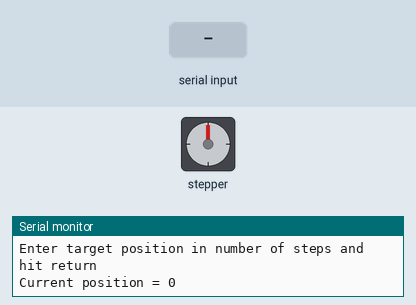
Recording of a sketch running on a simulated Arduino Uno, built with avr-gcc and run on an emulated ATmega328P. On the bench: stepper motor, the last lines printed to the serial monitor. Wiring (inferred from the names in the program): stepper motor driver (200 steps per turn assumed): step pin 13; direction pin 9. The test bench sets the inputs (shaded band).

Above: at 1.2 s.
1.3 s: "90,45\n" received over Serial
At 7.12 s:
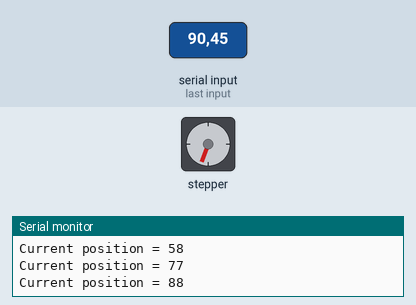
7.3 s: "30,150\n" received over Serial
At 12.7 s:
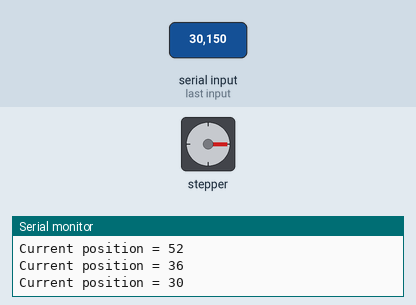
13.3 s: "0\n" received over Serial
At 17.0 s:
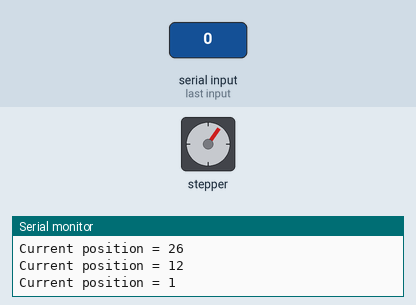
Timing chart, 0 to 18.5 s (numbered marks = the images above; inputs shaded):
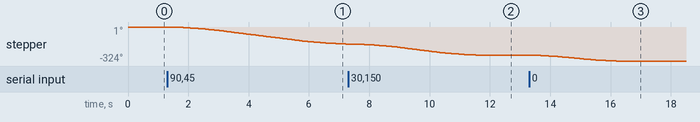

The sketch:

LeibRampStepper.ino
```cpp
/* Stepper motor demonstration program written by Arthur Jones,
   4 November 2018.  Implements a simplistic and ineffective ramping
   algorithm but provides framework for implementation of LeibRamp
   algorithm described by Aryeh Eiderman, http://hwml.com/LeibRamp.pdf

   Makes use of background work and some aspects of code developed
   by Choaran Wang, 2017-18. This in turn incorporates some ideas
   used in the AccelStepper library:
   https://www.airspayce.com/mikem/arduino/AccelStepper/

   Serial input aspects are based closely upon:
   http://forum.arduino.cc/index.php?topic=396450
   Example 4 - Receive a number as text and convert it to an int
   Modified to read a long */

// #define USEINTERRUPTS
const int stepPin = 13;
const int dirPin = 9;
const bool FWDS = true;
const bool BWDS = false;
#ifdef USEINTERRUPTS
const long ticksPerSec = 16000000; // Clock speed of Arduino
#else
const long ticksPerSec = 1000000; // microseconds in this case
#endif


/* Define permissible parameters for motor */
// For testing by watching LED: try movements in order of 100 steps
float accelSteps=20; /* leave this as a variable as we may over-write it */
const float minSpeed = 2.0;
const float maxPermissSpeed = 20.0;
const float maxAccel = 10.0;
const long stepLengthMus = 10000;

// For lab testing with real motor: try movements in the order of 3000 steps
 // float accelSteps=1000; /* leave this as a variable as we may over-write it */
 // const float minSpeed=10.0;
 // const float maxPermissSpeed=1000.0;
 // const float maxAccel=500.0;
 // const long stepLengthMus=100;

/* Intervals in milliseconds for user-defined timed loops */
const long printInterval = 1000;

/* Global variables used for loop timing */
unsigned long prevMillisPrint = 0;        /* stores last time values were printed */

/* Global variables used in serial input */
enum {numChars = 32};
char receivedChars[numChars];    /* an array to store the received data */
long dataNumber = 0;             /* Value read from serial monitor input */
boolean newData = false;

/* Global variables relating to stepper motor position counting etc. */
long stepsToGo;             /* Number of steps left to make in present movement */
long targetPosition;        /* Intended destination of motor for given movement */
volatile long currentPosition = 0;   /* Position in steps of motor relative to startup position */
double maxSpeed;            /* Maximum speed in present movement (not nec. max permitted) */
bool direction;             /* Direction of present movement: FWDS or BWDS */

volatile float p;   /* Step interval in clock ticks or microseconds */
float p1, ps;       /* Minimum and maximum step periods */
double deltaP;      /* You'll be able to get rid of this later */
double R;           /* Multiplying constant used in Eiderman's algorithm */

/* Global variable used for noting previous time of a step in timed loop */
long prevStepTime;

void setup()
{
  long stepsToGo = 0;
  currentPosition = 0;
  goToPosition(dataNumber);
  pinMode(stepPin, OUTPUT);
  pinMode(dirPin, OUTPUT);
  Serial.begin(9600);
  Serial.println("Enter target position in number of steps and hit return");

#ifdef USEINTERRUPTS
  cli();
  TCCR1A = 0; // No output compare
  TCCR1B = 0;
  TCCR1B |= (1 << WGM12); //CTC mode
  OCR1A = 0; // Set to zero for the present time: catch this to switch interrupt off
  TCCR1B |= (1 << CS12);  // 256 prescaler: overwritten in ISR
  TIMSK1 |= (1 << OCIE1A); //enable timer compare interrupt
  sei();
#else
  prevStepTime = micros();
#endif
}

void loop()
{
  unsigned long currentMillis = millis();
  unsigned long currentMicros;
  recvWithEndMarker();
  stepsToGo = computeStepsToGo();
  if (convertNewNumber())
  {
    /* Only get to this stage if there was new data to convert */
    if (stepsToGo <= 0)
    {
      /* Only get to this stage if not busy, otherwise will have thrown away input */
      goToPosition(dataNumber);

	  /* ---------------------------------------------------------------------- */
	  /* Start of pre-computation code											*/
      /* Add Leib Ramp formulae here */
		// STEP 1
        // Define number of steps in acceleration phase using Equation (3)
          accelSteps = (pow(maxPermissSpeed,2)-pow(minSpeed,2))/(2*maxAccel);
        stepsToGo = computeStepsToGo();
        maxSpeed = maxPermissSpeed;
        if (2 * accelSteps > stepsToGo)
        {
			// STEP 2
			// Define maximum speed in profile and number of steps in acceleration phase
            // Use Equations (4) and (5)
            //long stepsToGo =2*accelSteps;
            maxSpeed = sqrt(pow(minSpeed,2)+(maxAccel*stepsToGo));
           accelSteps = (long)(stepsToGo/2);
        }

		// STEPS 3 and 5
        // Calculate initial value of and p1 and R    Set p = p1
      p1 = ticksPerSec/sqrt((pow(minSpeed,2)+(2*maxAccel)));
      R = maxAccel/(pow(ticksPerSec,2));
      p=p1;
      ps = ((float)ticksPerSec) / maxSpeed; //  STEP 4: leave it as it is.


	  /* End of pre-computation code                                            */
      /* ---------------------------------------------------------------------- */

#ifdef USEINTERRUPTS
      if (p != 0)
      {
        // Re-enable interrupts if non-zero steps
        TIMSK1 |= (1 << OCIE1A);
      }
#endif
    }
  }
#ifndef USEINTERRUPTS

  /* Timed loop for stepping, and associated coding */
  currentMicros = micros();
  if (currentMicros - prevStepTime >= p)
  {
    moveOneStep();
    prevStepTime = currentMicros;
    computeNewSpeed();
  }
#endif
  /* Timed loop for printing */
  if (currentMillis - prevMillisPrint >= printInterval)
  {
    /* Save the last time output was printed */
    prevMillisPrint = currentMillis;
    printLoop();
  }
}

void moveOneStep()
/* Move a single step, holding pulse high for delayMicroSeconds */
{
  if (p != 0) /* p=0 is code for "don't make steps" */
  {
    digitalWrite(stepPin, HIGH);
    if (direction == FWDS)
    {
      /* Is something missing here? */
      (dirPin,HIGH);
      currentPosition++;
    }
    else
    {
      /* Is something missing here? */
      (dirPin,LOW);
      currentPosition--;
    }
    delayMicroseconds(stepLengthMus);
    digitalWrite(stepPin, LOW);
  }
}

void computeNewSpeed()
/* Calcuate new value of step interval p based on constants defined in loop() */
{
  /* You may need to declare some temporary variables for this function... */
  stepsToGo = computeStepsToGo();

  /* ----------------------------------------------------------------- */
  /* Start of on-the-fly step calculation code, executed once per step */
  /* Add Leib Ramp code here										   */
  //  STEP 6a
  float m;
  if (stepsToGo == 0)
  {
    p = 0; // Not actually a zero step interval, used to switch stepping off
    return;
  }
  else if (stepsToGo >= accelSteps && (long)p > (long)ps) // Changed to make ramps even length
  /* Speeding up */
  {
    /* Equation (9) */
    m=-R;

  }
  else if (stepsToGo <= accelSteps)
  /* Slowing down */
  {

    /* Equation 10 */
    m=R;

  }
  else
  /* Running at constant speed */
  {
    /* Equation (11)	*/
    m=0;

  }

  // STEP 6b, c and d using Equations (12) and (13)
  float q;
  q=m*p*p;
  p=p*(1+q+(1.5*q*q));

  if (p>p1)
  {
    p=p1;
  }


  /* End of on-the-fly step calculation code */
  /* ----------------------------------------------------------------- */

}

long computeStepsToGo()
/* Work out how far the stepper motor still needs to move */
{
  if (direction == FWDS)
  {
    return targetPosition - currentPosition;
  }
  else
  {
    return currentPosition - targetPosition;
  }
}

void goToPosition(long newPosition)
/* Set the target position and determine direction of intended movement */
{
  targetPosition = newPosition;
  if (targetPosition - currentPosition > 0)
  {
    direction = FWDS;
  }
  else
  {
    direction = BWDS;
  }
}

void recvWithEndMarker()
/* Receive data from serial port finishing with "newline" character.
   Based on http://forum.arduino.cc/index.php?topic=396450 Example 4 */
{
  static byte ndx = 0;
  char endMarker = '\n';
  char rc;

  if (Serial.available() > 0)
  {
    rc = Serial.read();

    if (rc != endMarker)
    {
      receivedChars[ndx] = rc;
      ndx++;
      if (ndx >= numChars)
      {
        ndx = numChars - 1;
      }
    }
    else
    {
      receivedChars[ndx] = '\0'; // terminate the string
      ndx = 0;
      newData = true;
    }
  }
}

bool convertNewNumber()
/* Converts character string to long integer only if there are new
       data to convert, otherwise returns false */
{
  if (newData)
  {
    dataNumber = 0.0;             // new for this version
    dataNumber = atol(receivedChars);   // new for this version
    newData = false;
    return true;
  }
  else
  {
    return false;
  }
}

void printLoop()
/* Print current position of stepper using timed loop */
{
  /* Sample all counters one after the other to avoid delay-related offsets */
  Serial.print("Current position = ");
  Serial.print(currentPosition);
  Serial.print("\r\n");
}

#ifdef USEINTERRUPTS
ISR(TIMER1_COMPA_vect)
/* Interrupt service routine which essentially just calls moveOneStep and computeNewSpeed.
   However, it also changes the prescale value on-the-fly so that the full range of possible
   step rates can be exploited, from around 0.25 Hz upwards, limited by step pulse width. */
{
  if (p == 0)
  {
    // Disable interrupt to avoid endless calling of interrupt if not needed
    TIMSK1 &= !(1 << OCIE1A);
  }
  moveOneStep();

  /* Adapt prescaler to keep OCR1A as large as possible within acceptable range */
  if (p < 65536)
  {
    // Prescaler 1
    OCR1A = (long)p - 1;
    TCCR1B = (TCCR1B & 0xF8) | 0x01;
  }
  else if (p < 524288)
  {
    // Prescaler 8
    OCR1A = ((long)p >> 3) - 1;
    TCCR1B = (TCCR1B & 0xF8) | 0x02;
  }
  else if (p < 4194304)
  {
    // Prescaler 64
    OCR1A = ((long)p >> 6) - 1;
    TCCR1B = (TCCR1B & 0xF8) | 0x03;
  }
  else if (p < 16777216)
  {
    // Prescaler 256
    OCR1A = ((long)p >> 8) - 1;
    TCCR1B = (TCCR1B & 0xF8) | 0x04;
  }
  else
  {
    // Prescaler 1024
    OCR1A = ((long)p >> 10) - 1;
    TCCR1B = (TCCR1B & 0xF8) | 0x05;
  }
  computeNewSpeed();
}
#endif
```

Measured:
- after the input at 1.3 s, stepper: keeps turning counter-clockwise at about 28°/s, starting after 0.21 s
- after the input at 7.3 s, stepper: turns 108° counter-clockwise in 4.2 s, starting after 0.21 s
- after the input at 13.3 s, stepper: turns 54° counter-clockwise in 2.7 s, starting after 0.21 s
